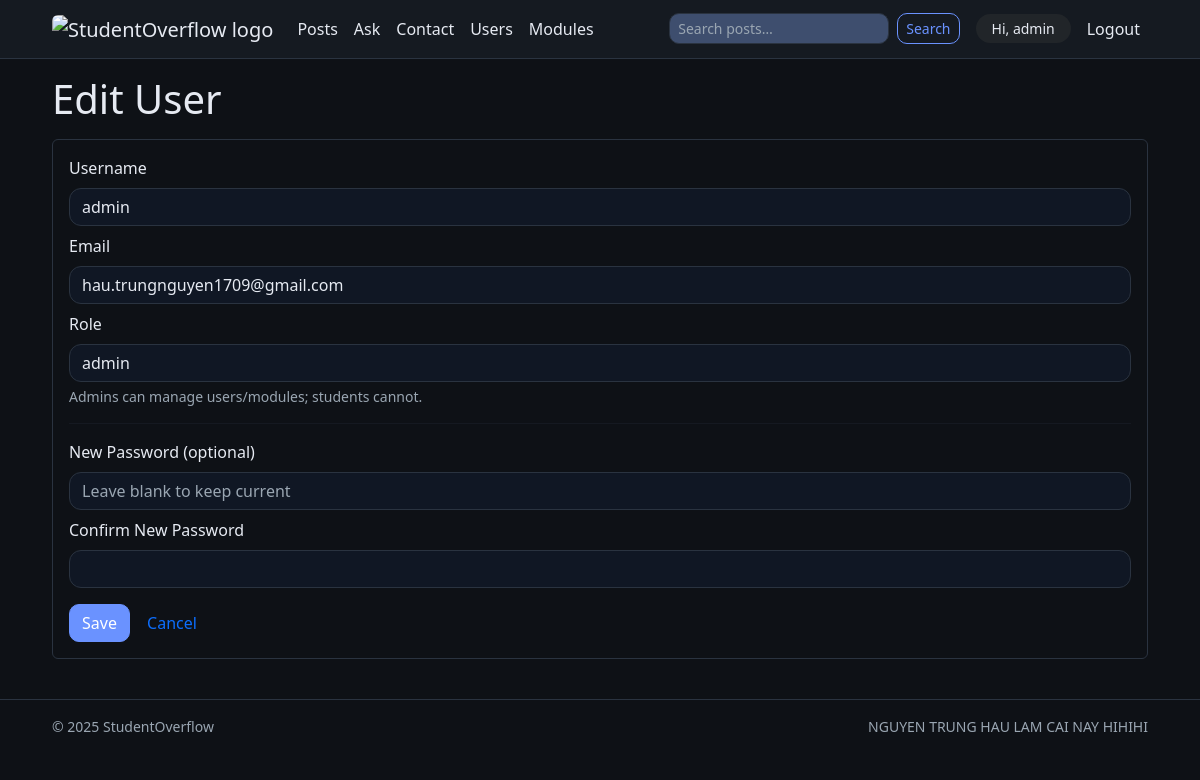
Page /users/edit.php?id=3 (signed in) on the committed database.
### tables this page shows
CREATE TABLE `users` (
  `id` int(10) unsigned NOT NULL AUTO_INCREMENT,
  `username` varchar(50) NOT NULL,
  `email` varchar(120) NOT NULL,
  `password_hash` varchar(255) DEFAULT NULL,
  `role` enum('admin','student') NOT NULL DEFAULT 'student',
  `is_system` tinyint(1) NOT NULL DEFAULT 0,
  `created_at` datetime NOT NULL DEFAULT current_timestamp(),
  PRIMARY KEY (`id`),
  UNIQUE KEY `username` (`username`),
  UNIQUE KEY `email` (`email`),
  UNIQUE KEY `uq_users_username` (`username`),
  UNIQUE KEY `uq_users_email` (`email`)
);

### lib/view.php (called while the page is built, shortened)
<?php
function render(string $template, array $data = [], string $layout = 'layouts/app.html.php'): void
{
    $templatesRoot = __DIR__ . '/../templates/';
    $tplPath = $templatesRoot . ltrim($template, '/');
    extract($data, EXTR_SKIP);
    require $tplPath;
}

### users/edit.php (called while the page is built, shortened)
<?php
require_once __DIR__ . '/../config.php';
require_once __DIR__ . '/../lib/view.php';
require_once __DIR__ . '/../lib/media.php';
$id = (int)($_GET['id'] ?? 0);
$stmt = $pdo->prepare("SELECT id, username, email, role FROM users WHERE id = :id");
$stmt->execute([':id' => $id]);
$user = $stmt->fetch();
$errors = [];
$username = $user['username'];
$email    = $user['email'];
$role     = $user['role'];
render('users/edit.html.php', [
  'id'       => $id,
  'errors'   => $errors,
  'username' => $username,
  'email'    => $email,
  'role'     => $role,
]);

### lib/media.php (called while the page is built, shortened)
<?php
function base_url(): string
{
    $base = rtrim(str_replace('\\', '/', dirname(dirname($_SERVER['SCRIPT_NAME'] ?? '/'))), '/');
    return $base === '' ? '/' : $base;
}

### templates/users/edit.html.php (the view, shortened to what this page needs)
<h1 class="mb-3">Edit User</h1>
<form method="post" class="border p-3 rounded" novalidate>
  <div class="mb-2">
    <label class="form-label">Username</label>
    <input class="form-control" name="username" value="<?= htmlspecialchars($username) ?>" required maxlength="50">
  </div>
  <div class="mb-2">
    <label class="form-label">Email</label>
    <input class="form-control" type="email" name="email" value="<?= htmlspecialchars($email) ?>" required maxlength="120">
  </div>
  <div class="mb-2">
    <label class="form-label">Role</label>
    <select class="form-select" name="role" required>
      <option value="admin"   <?= $role==='admin'  ?'selected':'' ?>>admin</option>
    </select>
    <div class="form-text">Admins can manage users/modules; students cannot.</div>
  </div>
  <hr>
  <div class="mb-2">
    <label class="form-label">New Password (optional)</label>
    <input class="form-control" type="password" name="password" autocomplete="new-password" placeholder="Leave blank to keep current">
  </div>
  <div class="mb-3">
    <label class="form-label">Confirm New Password</label>
    <input class="form-control" type="password" name="password2" autocomplete="new-password">
  </div>
  <button class="btn btn-primary">Save</button>
  <a href="<?= base_url(); ?>/users/index.php" class="btn btn-link">Cancel</a>
</form>

### public/assets/css/base.css (style rules this page uses)
*, *::before, *::after { box-sizing: border-box; }
html { -webkit-text-size-adjust: 100%; }
body { margin: 0; }
:root { color-scheme: dark; --so-bg: #0e1116; --so-surface: #151a21; --so-elevated: #1b212b; --so-line: #2a3340; --so-text: #E6EAF2; --so-text-muted: #9AA6B2; --so-primary-400: #7aa2ff; --so-primary-500: #6a92ff; --so-primary-600: #5987ff; --so-success: #34d399; --so-warning: #fbbf24; --so-danger: #ef4444; --so-info: #38bdf8; --so-radius: 12px; --so-card-radius: 16px; --so-shadow: 0 6px 24px rgba(0,0,0,.35); --bs-body-bg: var(--so-bg); --bs-body-color: var(--so-text); --bs-border-color: var(--so-line); --bs-primary: var(--so-primary-500); --bs-success: var(--so-success); --bs-warning: var(--so-warning); --bs-danger: var(--so-danger); --bs-info: var(--so-info); }
html,body { background: var(--so-bg); color: var(--so-text); -webkit-font-smoothing: antialiased; -moz-osx-font-smoothing: grayscale; }
main.container > *:first-child { margin-top: 0; }
main.container > * { margin-bottom: var(--space-4); }
.form-control, .form-select, textarea, .form-check-input { background: #101724; color: var(--so-text); border: 1px solid var(--so-line); border-radius: var(--so-radius); }
.form-control::placeholder { color: var(--so-text-muted); }
.form-text, .text-muted { color: var(--so-text-muted) !important; }
.btn { border-radius: 10px; }
.btn-primary { background: var(--so-primary-500); border-color: var(--so-primary-500); }
a.btn, a.btn:hover, a.btn:focus, .navbar .nav-link:hover, .navbar .nav-link:focus { text-decoration: none !important; }
.btn-link, .btn-link:hover, .btn-link:focus { text-decoration: none !important; }
a { color: var(--so-primary-500); text-decoration: none; }
hr, .border, .border-top, .border-bottom, .border-start, .border-end { border-color: var(--so-line) !important; }

### rows in the picture
users: username "admin", email "hau.trungnguyen1709@gmail.com", role "admin"

### other values in the picture
$username "admin"
